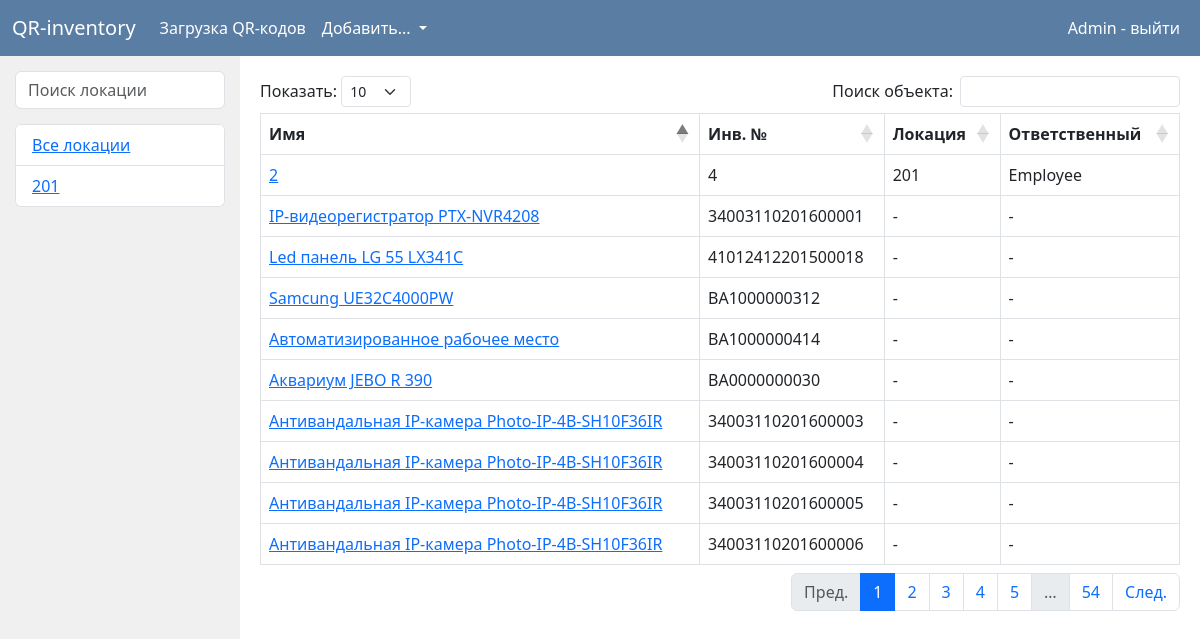
Page /admin/ (signed in) on the earlier database version.
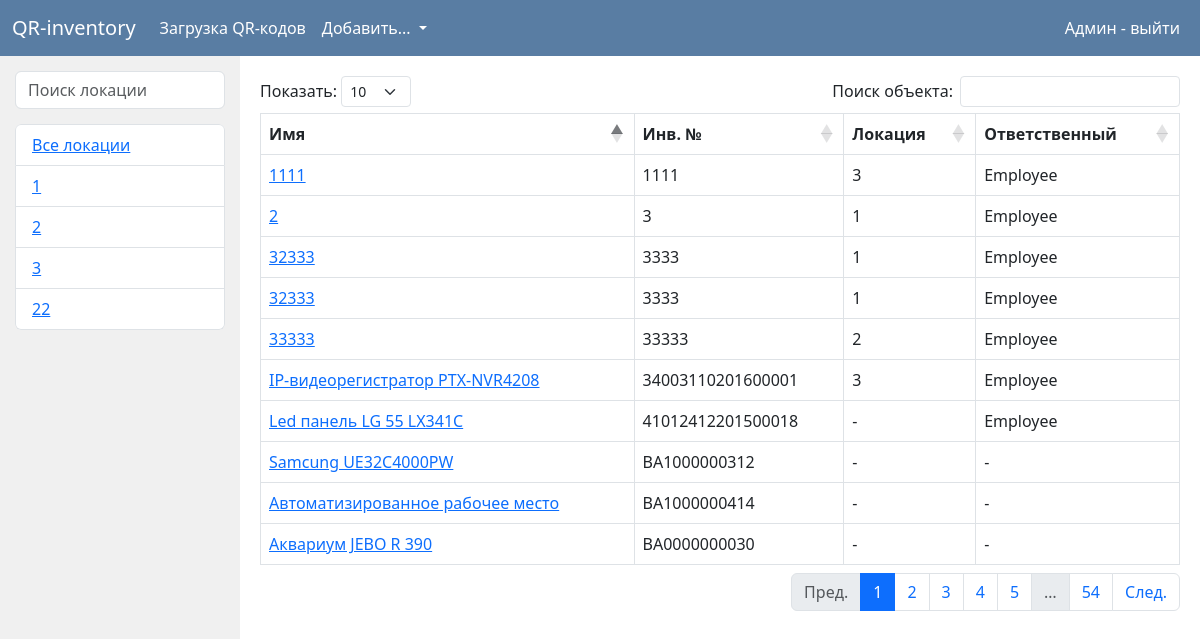
Same page on the later database version.
### data/users.py (models this page shows, shortened)
class User(SqlAlchemyBase, UserMixin, SerializerMixin):
    __tablename__ = 'users'
    id = sqlalchemy.Column(sqlalchemy.Integer,
                           primary_key=True, autoincrement=True)
    name = sqlalchemy.Column(sqlalchemy.String)
    email = sqlalchemy.Column(sqlalchemy.String,
                              index=True, unique=True, nullable=True)
    hashed_password = sqlalchemy.Column(sqlalchemy.String, nullable=True)
    role = sqlalchemy.Column(sqlalchemy.Integer, sqlalchemy.ForeignKey('roles.id'))

### data/places.py (models this page shows)
class Place(SqlAlchemyBase, SerializerMixin):
    __tablename__ = 'places'
    id = sqlalchemy.Column(sqlalchemy.Integer,
                           primary_key=True, autoincrement=True)
    text = sqlalchemy.Column(sqlalchemy.String)

### data/objects.py (models this page shows, shortened)
class Object(SqlAlchemyBase, SerializerMixin):
    __tablename__ = 'objects'
    id = sqlalchemy.Column(sqlalchemy.Integer,
                           primary_key=True, autoincrement=True)
    name = sqlalchemy.Column(sqlalchemy.String, nullable=True)
    serial_number = sqlalchemy.Column(sqlalchemy.String, nullable=True)
    obj_place = sqlalchemy.Column(sqlalchemy.Integer, sqlalchemy.ForeignKey('places.id'),
                                  nullable=True)
    responsible_id = sqlalchemy.Column(sqlalchemy.Integer, sqlalchemy.ForeignKey('users.id'),
                                  nullable=True)
    checked = sqlalchemy.Column(sqlalchemy.Integer, nullable=True)

### data/users.py (the view)
        def _wrap(*args, **kwargs):
            if create_session().query(Role).filter(Role.name == role).first().id != current_user.role:
                return jsonify({'error': f"{current_user.email} hasn't got enough rights"})
            else:
                return func(*args, **kwargs)

### data/db_session.py (called while the page is built)
def create_session() -> Session:
    global __factory
    return __factory()

### data/users.py (called while the page is built)
def role_required(role):
    def role_decorator(func):
        def _wrap(*args, **kwargs):
            if create_session().query(Role).filter(Role.name == role).first().id != current_user.role:
                return jsonify({'error': f"{current_user.email} hasn't got enough rights"})
            else:
                return func(*args, **kwargs)
        _wrap.__name__ = func.__name__
        return _wrap
    return role_decorator

### flask_app.py (called while the page is built)
@login_manager.user_loader
def load_user(user_id):
    return db_sess.query(User).get(user_id)

### front/admin_pages.py (called while the page is built)
@app.route('/admin/')
@login_required
@role_required('admin')
def admin_all_objects():
    db_sess = db_session.create_session()
    objects = db_sess.query(Object)
    places = db_sess.query(Place)
    users = db_sess.query(User)
    return render_template("admin/main_page.html", objects=objects, places=places, users=users, admin=True,
                           title='QR-inventory')

### templates/admin/main_page.html
{% extends "admin/base.html" %}
{% block content %}
    <div class="main_container">
        <div class="places">
            <input class="form-control" id="placesSearch" type="text" placeholder="Поиск локации">
            <ul class="list-group" id="placesList">
                <li class="list-group-item"><a href="/admin"> Все локации </a></li>
                {% for place in places %}
                    <li class="list-group-item"><a href="/admin/{{ place.id }}"> {{ place.text }}</a></li>
                {% endfor %}
            </ul>
        </div>
        <div class="objects">
            <table class="table table-bordered" id="objTable">
                <thead>
                <tr>
                    <th>Имя</th>
                    <th>Инв. №</th>
                    <th>Локация</th>
                    {% if admin %}
                        <th>Ответственный</th>
                    {% endif %}
                </tr>
                </thead>
                <tbody>
                {% for obj in objects %}
                    <tr>
                        <td><a href="/admin/object/{{ obj.id }}"> {{ obj.name }} </a></td>
                        <td> {{ obj.serial_number }} </td>
                        {% if places.get(obj.obj_place) %}
                            <td> {{ places.get(obj.obj_place).text }} </td>
                        {% else %}
                            <td> -</td>
                        {% endif %}
                        {% if admin %}
                            {% if obj.responsible_id %}
                                <td> {{ users.get(obj.responsible_id).name }} </td>
                            {% else %}
                                <td> -</td>
                            {% endif %}
                        {% endif %}
                    </tr>
                {% endfor %}
                </tbody>
            </table>
        </div>
{% endblock %}

### templates/admin/base.html (shortened to what this page needs)
<!doctype html>
<html lang="en">
<head>
    <link href="https://cdn.jsdelivr.net/npm/bootstrap@5.3.0-alpha3/dist/css/bootstrap.min.css" rel="stylesheet"
>
    <link rel="stylesheet" href="https://cdn.datatables.net/1.13.4/css/dataTables.bootstrap5.min.css">
    <link rel="stylesheet" href="/static/style.css">
    <link rel="stylesheet" href="https://cdnjs.cloudflare.com/ajax/libs/font-awesome/4.7.0/css/font-awesome.min.css">
</head>
<body>
<header>
    <nav class="navbar navbar-expand-lg">
        <div class="container-fluid">
            <a class="navbar-brand" href="/admin"> QR-inventory </a>
            <div class="collapse navbar-collapse" id="navbarNav">
                <ul class="navbar-nav">
                    <li class="nav-item">
                        <a class="nav-link" href="/download_qr">Загрузка QR-кодов</a>
                    </li>
                    <li class="nav-item dropdown">
                        <a id="nav_d1" class="nav-link dropdown-toggle" href="#" role="button" data-bs-toggle="dropdown"
                           aria-expanded="false">
                            Добавить...
                        </a>
                    </li>
                </ul>
            </div>
            <div class="d-flex">
                {% if current_user.is_authenticated %}
                    <a class="nav-link me-2" href="/logout"> {{ current_user.name }} - выйти </a>
                {% else %}
                    <a class="btn btn-primary me-2" href="/register">Зарегистрироваться</a>
                    <a class="btn btn-primary" href="/login">Войти</a>
                {% endif %}
            </div>
        </div>
    </nav>
</header>
<main role="main" class="main_block">
    {% block content %}{% endblock %}
</main>
</body>
</html>

Differences in the rows shown:
no longer on this page (row unchanged): Object: name "Антивандальная IP-камера Photo-IP-4B-SH10F36IR", serial_number "34003110201600003"
no longer on this page (row unchanged): Object: name "Антивандальная IP-камера Photo-IP-4B-SH10F36IR", serial_number "34003110201600004"
no longer on this page (row unchanged): Object: name "Антивандальная IP-камера Photo-IP-4B-SH10F36IR", serial_number "34003110201600005"
no longer on this page (row unchanged): Object: name "Антивандальная IP-камера Photo-IP-4B-SH10F36IR", serial_number "34003110201600006"
changed User: name "Admin" → "Админ"
changed Place (number 1 of 4 on the later page): text "201" → "1"
added Place: text "2"
added Place: text "3"
added Place: text "22"
changed Object (number 1 of 10 on the later page): serial_number "4" → "3"; get "201" → "1"
changed User "Employee": get (not shown) → "Employee"
changed Object "IP-видеорегистратор PTX-NVR4208": get (not shown) → "3"; no longer shows "-"
changed Object "Led панель LG 55 LX341C": no longer shows "-"
added Object: name "1111", serial_number "1111", get "3", {{ users.get(obj.responsible_id).name }} "Employee"
added Object: name "32333", serial_number "3333", get "1", {{ users.get(obj.responsible_id).name }} "Employee"
added Object: name "32333", serial_number "3333", get "1", {{ users.get(obj.responsible_id).name }} "Employee"
added Object: name "33333", serial_number "33333", get "2", {{ users.get(obj.responsible_id).name }} "Employee"
